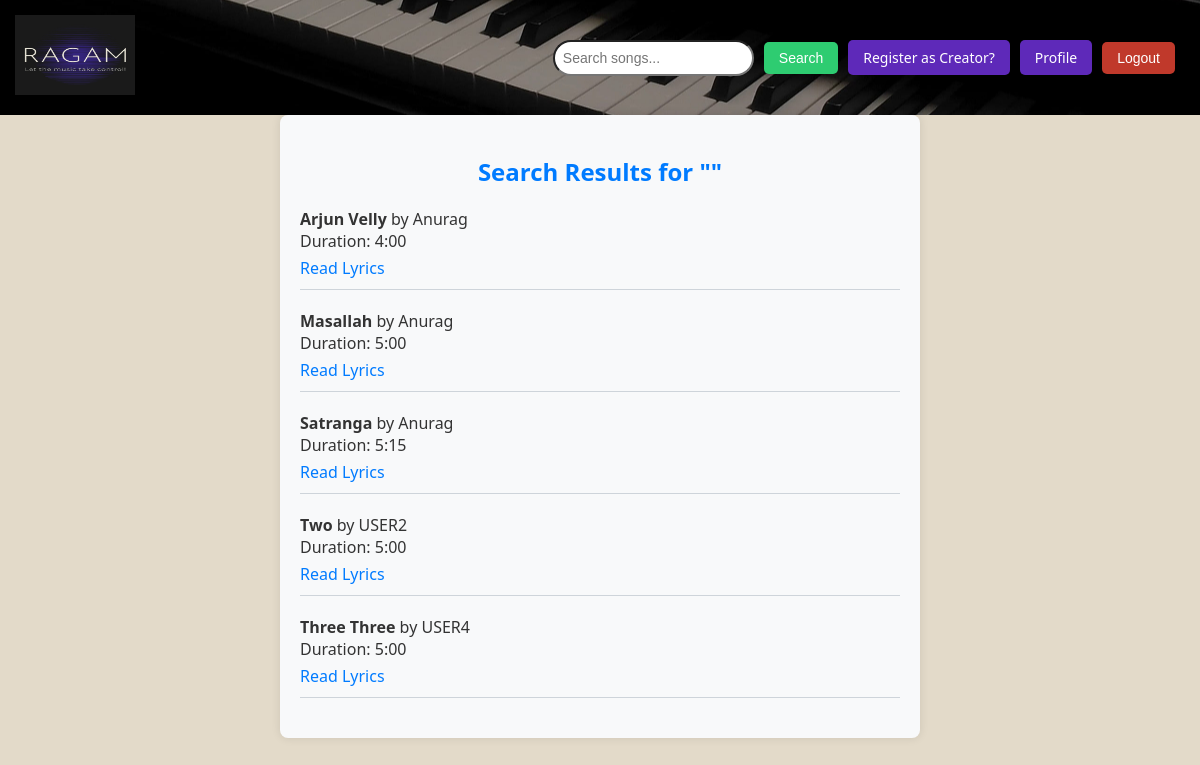
/search_results, run on an earlier commit of the app's database.
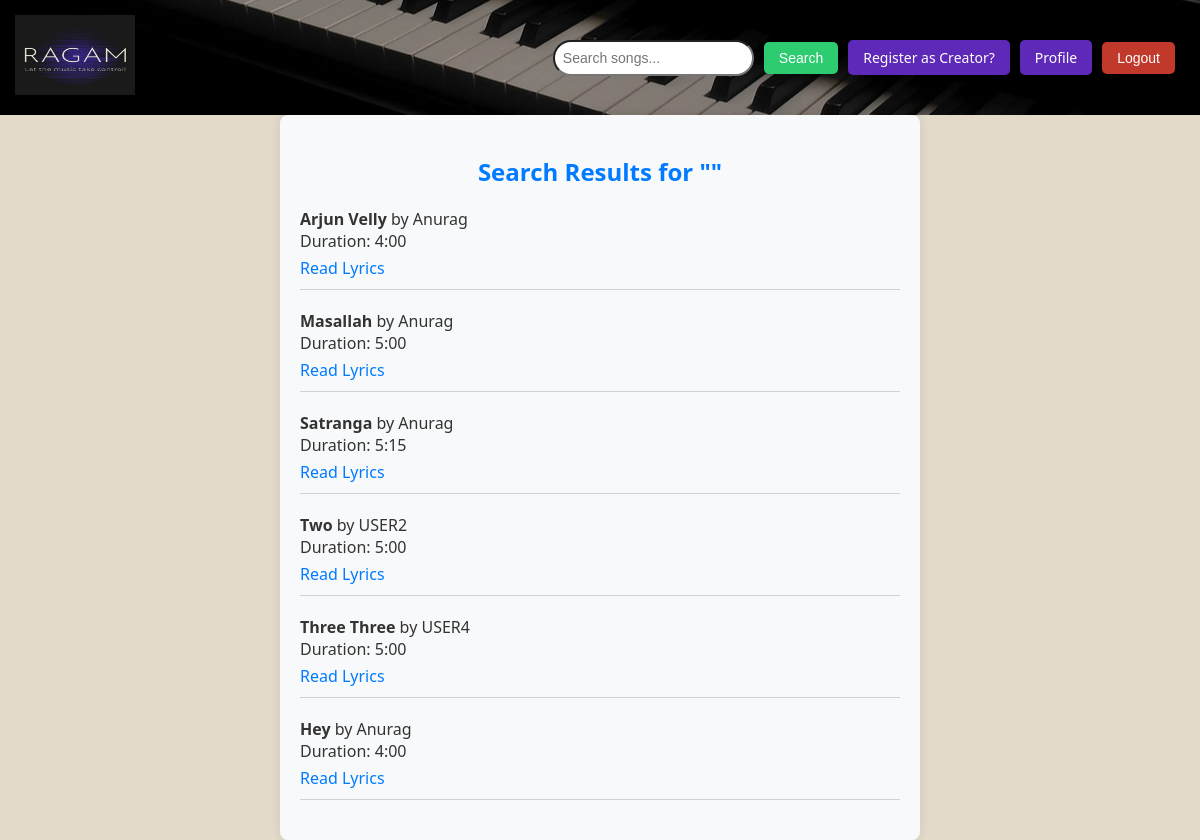
And on a later commit of the database.
### models.py (models this page shows, shortened)
class Song(db.Model):
    id = db.Column(db.Integer, primary_key=True)
    title = db.Column(db.String(255), nullable=False)
    lyrics = db.Column(db.Text, nullable=True)
    duration = db.Column(db.String(20), nullable=False)
    date_created = db.Column(db.DateTime, default=db.func.current_timestamp())
    artist = db.Column(db.String(100))
    file_path = db.Column(db.String(255), nullable=False)
    playlists = relationship('Playlist', secondary='playlist_song', back_populates='songs')
    genre = db.Column(db.String(20))
    flag = db.Column(db.Boolean, default=False)  # Add this line for genre
    album_id = db.Column(db.Integer, ForeignKey('album.id'), nullable=True)  # Add this line for album
    album = relationship('Album', back_populates='songs', lazy=True)

### routes.py (the view)
@app.route('/search_results')
def search_results():
    query = request.args.get('query', '')
    search_results = Song.query.filter(
        (Song.title.ilike(f'%{query}%')) |
        (Song.artist.ilike(f'%{query}%'))
    ).all()
    return render_template('search_results.html', query=query, results=search_results)

### templates/search_results.html (shortened to what this page needs)
{% extends 'base.html' %}
{% block content %}
    <div style="max-width: 600px; margin: 0 auto; background-color: #f8f9fa; padding: 20px; border-radius: 8px; box-shadow: 0 0 10px rgba(0, 0, 0, 0.1);">
        <h2 style="text-align: center; margin-bottom: 20px; color: #007bff;">Search Results for "{{ query }}"</h2>
        {% if results %}
            <ul style="list-style: none; padding: 0;">
                {% for result in results %}
                    <li style="margin-bottom: 20px; border-bottom: 1px solid #ced4da; padding-bottom: 10px;">
                        <strong>{{ result.title }}</strong> by {{ result.artist }}<br>
                        Duration: {{ result.duration }}<br>
                        <a href="{{ url_for('read_lyrics', song_id=result.id) }}" style="color: #007bff; text-decoration: none; margin-top: 5px; display: inline-block;">Read Lyrics</a>
                    </li>
                {% endfor %}
            </ul>
        {% else %}
            <p style="color: #007bff;">No results found for "{{ query }}".</p>
        {% endif %}
    </div>
{% endblock %}

### templates/base.html (shortened to what this page needs)
<!DOCTYPE html>
<html lang="en">
<head>
</head>
<body>
    <header>
        <a href="{{ url_for('dashboard') }}" class="logo"><img src="/static/logo.png" alt="RAGAM Logo"></a>
        <div class="profile-buttons">
            <div class="search-bar">
                <form method="get" action="{{ url_for('search_results') }}" class="search-form">
                    <input type="text" name="query" class="search-input" placeholder="Search songs...">
                    <input type="submit" value="Search" class="search-button">
                </form>
            </div>
            {% block creator_profile_button %}
                {% if session['is_creator'] %}
                    <a href="{{ url_for('creator_profile') }}" class="profile-button">Creator Profile</a>
                {% else %}
                    <a href="{{ url_for('uploadsong') }}" class="profile-button">Register as Creator?</a>
                {% endif %}
            {% endblock %}
            <a href="{{ url_for('profile') }}" class="profile-button">Profile</a>
            <form action="{{ url_for('logout') }}" method="post">
                <button type="submit" class="logout-button">Logout</button>
            </form>
        </div>
    </header>
    <main>
        {% block content %}{% endblock %}
    </main>
</body>
</html>

### templates/base.html (style rules this page uses)
body { font-family: 'Segoe UI', Tahoma, Geneva, Verdana, sans-serif; margin: 0; padding: 0; background-color: #e3dac9 ; color: #333; }
header { background: url('/static/download.jpeg') center center no-repeat; color: #fff; padding: 15px; display: flex; justify-content: space-between; align-items: center; }
.logo img { height: 80px; width: 120px; }
.profile-buttons { display: flex; align-items: center; }
.profile-button, .logout-button { margin-right: 10px; padding: 8px 15px; border: none; border-radius: 5px; cursor: pointer; font-size: 14px; }
.profile-button { background-color: #5e29b9; color: #fff; text-decoration: none; }
.logout-button { background-color: #c0392b; color: #fff; }
.search-bar { margin: 20px 0; }
.search-form { display: flex; justify-content: space-between; align-items: center; }
.search-input { flex-grow: 1; margin-right: 10px; padding: 8px; font-size: 14px; border-radius: 20px; }
.search-button { padding: 8px 15px; background-color: #2ecc71; color: #fff; border: none; border-radius: 5px; cursor: pointer; font-size: 14px; margin-right: 10px }

What changed in the data, as far as the page shows it:
added Song: title "Hey", artist "Anurag", duration "4:00"
